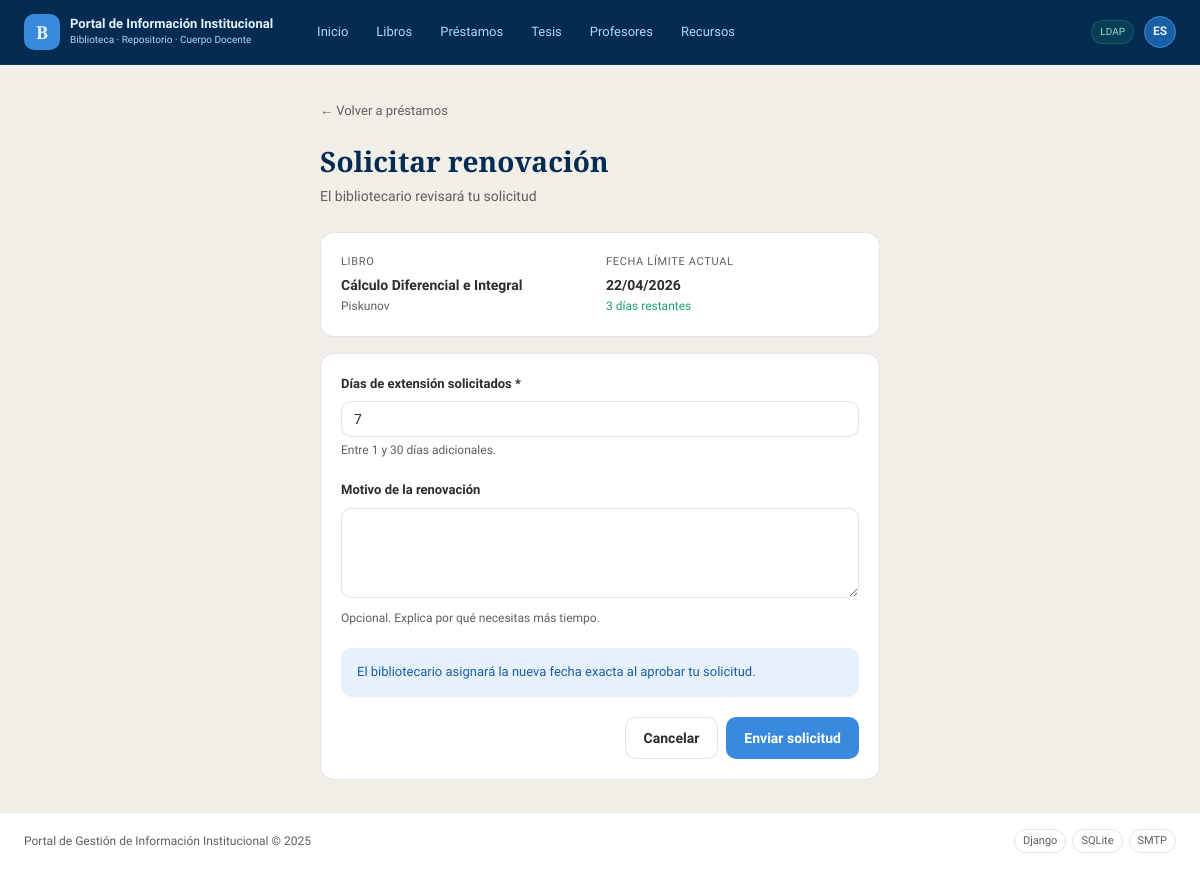
The app's page /biblioteca/prestamos/8/renovar/ (signed in) with its own data.
### biblioteca/models.py (models this page shows, shortened)
class Prestamo(models.Model):
    ESTADO_CHOICES = [
        ('activo',     'Activo'),
        ('devuelto',   'Devuelto'),
        ('vencido',    'Vencido'),
    ]
    ejemplar      = models.ForeignKey(Ejemplar, on_delete=models.PROTECT,
                                       related_name='prestamos')
    usuario       = models.ForeignKey(User, on_delete=models.PROTECT,
                                       related_name='prestamos')
    fecha_prestamo  = models.DateTimeField(auto_now_add=True)
    fecha_devolucion = models.DateField(verbose_name='Fecha límite de devolución')
    fecha_devuelto  = models.DateTimeField(null=True, blank=True)
    estado          = models.CharField(max_length=20, choices=ESTADO_CHOICES,
                                        default='activo')
    notas           = models.TextField(blank=True)
    registrado_por  = models.ForeignKey(User, on_delete=models.SET_NULL,
                                         null=True, related_name='prestamos_registrados')
    class Meta:
        verbose_name        = 'Préstamo'
        verbose_name_plural = 'Préstamos'
        ordering            = ['-fecha_prestamo']
    def esta_vencido(self):
        if self.estado == 'devuelto':
            return False
        return timezone.now().date() > self.fecha_devolucion
    def dias_restantes(self):
        delta = self.fecha_devolucion - timezone.now().date()
        return delta.days

class Ejemplar(models.Model):
    ESTADO_CHOICES = [
        ('disponible', 'Disponible'),
        ('prestado',   'Prestado'),
        ('reservado',  'Reservado'),
        ('deteriorado','Deteriorado'),
    ]
    libro    = models.ForeignKey(Libro, on_delete=models.CASCADE, related_name='ejemplares')
    codigo   = models.CharField(max_length=50, unique=True, verbose_name='Código')
    estado   = models.CharField(max_length=20, choices=ESTADO_CHOICES, default='disponible')
    ubicacion = models.CharField(max_length=100, blank=True,
                                  verbose_name='Ubicación en estantería')
    notas    = models.TextField(blank=True)
    class Meta:
        verbose_name        = 'Ejemplar'
        verbose_name_plural = 'Ejemplares'

class Libro(models.Model):
    titulo    = models.CharField(max_length=300)
    autor     = models.CharField(max_length=200)
    editorial = models.CharField(max_length=200, blank=True)
    anio      = models.PositiveIntegerField(verbose_name='Año', null=True, blank=True)
    isbn      = models.CharField(max_length=20, blank=True, unique=True, null=True)
    categoria = models.ForeignKey(Categoria, on_delete=models.SET_NULL,
                                  null=True, blank=True, related_name='libros')
    descripcion  = models.TextField(blank=True)
    portada      = models.ImageField(upload_to='portadas/', null=True, blank=True)
    fecha_registro = models.DateTimeField(auto_now_add=True)
    class Meta:
        verbose_name        = 'Libro'
        verbose_name_plural = 'Libros'
        ordering            = ['titulo']

### biblioteca/views.py (the view, shortened to what this page needs)
# urls.py: path('prestamos/<int:prestamo_pk>/renovar/',  views.renovacion_crear,   name='renovacion_crear'),
@rol_requerido('estudiante', 'profesor', 'bibliotecario')
def renovacion_crear(request, prestamo_pk):
    prestamo = get_object_or_404(Prestamo, pk=prestamo_pk, usuario=request.user)
    if prestamo.estado == 'devuelto':
        messages.error(request, 'Este préstamo ya fue devuelto.')
        return redirect('biblioteca:prestamo_list')
    renovacion_pendiente = RenovacionPrestamo.objects.filter(
        prestamo=prestamo,
        estado='pendiente'
    ).exists()
    if renovacion_pendiente:
        messages.warning(request, 'Ya tienes una solicitud de renovación pendiente para este préstamo.')
        return redirect('biblioteca:prestamo_list')
    form = RenovacionForm(request.POST or None)
    return render(request, 'biblioteca/renovacion_form.html', {
        'form':     form,
        'prestamo': prestamo,
    })

### biblioteca/forms.py (shortened to what this page needs)
class RenovacionForm(forms.ModelForm):
    class Meta:
        model   = RenovacionPrestamo
        fields  = ['dias_solicitados', 'motivo']
        widgets = {
            'motivo': forms.Textarea(attrs={'rows': 3}),
        }
    def __init__(self, *args, **kwargs):
        super().__init__(*args, **kwargs)
        for name, field in self.fields.items():
            field.widget.attrs['class'] = 'form-control'
            if field.required:
                field.widget.attrs['required'] = 'required'
        self.fields['dias_solicitados'].widget.attrs['min'] = 1
        self.fields['dias_solicitados'].widget.attrs['max'] = 30

### biblioteca/context_processors.py (called while the page is built, shortened)
def rol_usuario(request):
    if request.user.is_authenticated:
        rol = get_rol(request.user)
        return {
            'rol_usuario':        rol,
            'es_bibliotecario':   rol == 'bibliotecario' or request.user.is_staff,
            'es_estudiante':      rol == 'estudiante',
            'es_profesor':        rol == 'profesor',
            'es_visitante':       rol == 'visitante',
        }

### biblioteca/decoradores.py (called while the page is built, shortened)
def get_rol(user):
    try:
        return user.perfil.rol
    except PerfilUsuario.DoesNotExist:
        return 'visitante'

def rol_requerido(*roles_permitidos):
    def decorator(view_func):
        @wraps(view_func)
        def wrapper(request, *args, **kwargs):
            if not request.user.is_authenticated:
                return redirect('login')
            rol = get_rol(request.user)
            return view_func(request, *args, **kwargs)
        return wrapper
    return decorator

### templates/biblioteca/renovacion_form.html (shortened to what this page needs)
{% extends 'base.html' %}
{% block content %}
<div style="max-width:560px; margin:0 auto;">
  <div style="margin-bottom:1rem;">
    <a href="{% url 'biblioteca:prestamo_list' %}"
       style="font-size:13px; color:var(--gris-medio);">← Volver a préstamos</a>
  </div>
  <div class="page-header">
    <div>
      <h1 class="page-header__title">Solicitar renovación</h1>
      <p class="page-header__sub">El bibliotecario revisará tu solicitud</p>
    </div>
  </div>
  <div class="card" style="margin-bottom:1rem;">
    <div style="display:grid; grid-template-columns:1fr 1fr; gap:12px; font-size:14px;">
      <div>
        <div style="font-size:11px; color:var(--gris-medio); text-transform:uppercase;
                    letter-spacing:.06em; margin-bottom:4px;">Libro</div>
        <div style="font-weight:600;">{{ prestamo.ejemplar.libro.titulo }}</div>
        <div style="font-size:12px; color:var(--gris-medio);">
          {{ prestamo.ejemplar.libro.autor }}
        </div>
      </div>
      <div>
        <div style="font-size:11px; color:var(--gris-medio); text-transform:uppercase;
                    letter-spacing:.06em; margin-bottom:4px;">Fecha límite actual</div>
        <div style="font-weight:600;
                    color:{% if prestamo.esta_vencido %}var(--rojo){% else %}var(--gris-texto){% endif %};">
          {{ prestamo.fecha_devolucion|date:"d/m/Y" }}
        </div>
        {% if prestamo.esta_vencido %}
          <div style="font-size:12px; color:var(--rojo);">
            Vencido hace {{ prestamo.dias_retraso }} día{{ prestamo.dias_retraso|pluralize }}
          </div>
        {% else %}
          <div style="font-size:12px; color:var(--verde);">
            {{ prestamo.dias_restantes }} día{{ prestamo.dias_restantes|pluralize }} restantes
          </div>
        {% endif %}
      </div>
    </div>
  </div>
  <div class="card">
    <form method="post">
      <div class="form-group">
        <label>Días de extensión solicitados *</label>
        {{ form.dias_solicitados }}
        <div class="help-text">Entre 1 y 30 días adicionales.</div>
      </div>
      <div class="form-group">
        <label>Motivo de la renovación</label>
        {{ form.motivo }}
        <div class="help-text">Opcional. Explica por qué necesitas más tiempo.</div>
      </div>
      <div style="background:var(--azul-fondo); border-radius:var(--radio-md);
                  padding:0.875rem 1rem; margin-bottom:1.25rem;
                  font-size:13px; color:var(--azul);">
        El bibliotecario asignará la nueva fecha exacta al aprobar tu solicitud.
      </div>
      <div style="display:flex; justify-content:flex-end; gap:8px;">
        <a href="{% url 'biblioteca:prestamo_list' %}" class="btn btn--secondary">Cancelar</a>
        <button type="submit" class="btn btn--primary">Enviar solicitud</button>
      </div>
    </form>
  </div>
</div>
{% endblock %}

### templates/includes/navbar.html (shortened to what this page needs)
{% load static %}
<header class="navbar">
  <div class="navbar__inner">
    <a href="{% url 'home' %}" class="navbar__brand">
      <div class="navbar__logo">B</div>
      <div>
        <div class="navbar__title">Portal de Información Institucional</div>
        <div class="navbar__sub">Biblioteca · Repositorio · Cuerpo Docente</div>
      </div>
    </a>
    <nav class="navbar__nav">
      <a href="{% url 'home' %}" class="nav-link {% if request.resolver_match.url_name == 'home' %}nav-link--active{% endif %}">Inicio</a>
      <a href="{% url 'biblioteca:libro_list' %}" class="nav-link">Libros</a>
      <a href="{% url 'biblioteca:prestamo_list' %}" class="nav-link">Préstamos</a>
      <a href="{% url 'biblioteca:tesis_list' %}" class="nav-link">Tesis</a>
      <a href="{% url 'biblioteca:profesor_list' %}" class="nav-link">Profesores</a>
      <a href="{% url 'biblioteca:recurso_list' %}" class="nav-link">Recursos</a>
    </nav>
    <div class="navbar__auth">
      {% if user.is_authenticated %}
        <span class="ldap-badge">LDAP</span>
        <div class="user-menu">
          <div class="user-avatar">{{ user.username|slice:":2"|upper }}</div>
        </div>
      {% else %}
        <a href="{% url 'login' %}" class="btn btn--primary btn--sm">Iniciar sesión</a>
      {% endif %}
    </div>
  </div>
</header>

### static/css/main.css (style rules this page uses)
:root { --azul-oscuro: #042C53; --azul-medio: #0C447C; --azul: #185FA5; --azul-claro: #378ADD; --azul-palido: #B5D4F4; --azul-fondo: #E6F1FB; --verde: #1D9E75; --verde-fondo: #E1F5EE; --rojo: #E24B4A; --rojo-fondo: #FCEBEB; --ambar: #EF9F27; --ambar-fondo: #FAEEDA; --gris-texto: #2C2C2A; --gris-medio: #5F5E5A; --gris-suave: #B4B2A9; --gris-fondo: #F1EFE8; --blanco: #ffffff; --borde: rgba(44,44,42,0.12); --sombra: 0 1px 4px rgba(0,0,0,0.08); --radio-sm: 6px; --radio-md: 10px; --radio-lg: 14px; --radio-pill: 999px; --fuente-titulo: 'Playfair Display', Georgia, serif; --fuente-cuerpo: 'Source Sans 3', system-ui, sans-serif; }
*, *::before, *::after { box-sizing: border-box; margin: 0; padding: 0; }
html { font-size: 16px; }
body { font-family: var(--fuente-cuerpo); background: var(--gris-fondo); color: var(--gris-texto); line-height: 1.6; min-height: 100vh; display: flex; flex-direction: column; }
a { color: var(--azul-claro); text-decoration: none; }
.navbar { background: var(--azul-oscuro); position: sticky; top: 0; z-index: 100; border-bottom: 1px solid rgba(255,255,255,0.06); }
.navbar__inner { max-width: 1280px; margin: 0 auto; padding: 0 1.5rem; height: 64px; display: flex; align-items: center; gap: 2rem; }
.navbar__brand { display: flex; align-items: center; gap: 10px; text-decoration: none; flex-shrink: 0; }
.navbar__logo { width: 36px; height: 36px; border-radius: var(--radio-md); background: var(--azul-claro); display: flex; align-items: center; justify-content: center; font-family: var(--fuente-titulo); font-size: 18px; font-weight: 700; color: var(--azul-fondo); }
.navbar__title { font-size: 13px; font-weight: 600; color: var(--azul-fondo); line-height: 1.2; }
.navbar__sub { font-size: 10px; color: var(--azul-palido); font-weight: 300; }
.navbar__nav { display: flex; align-items: center; gap: 4px; flex: 1; }
.nav-link { font-size: 13px; color: var(--azul-palido); font-weight: 400; padding: 6px 12px; border-radius: var(--radio-pill); transition: background 0.15s, color 0.15s; }
.navbar__auth { display: flex; align-items: center; gap: 10px; margin-left: auto; }
.ldap-badge { font-size: 10px; color: #9FE1CB; background: rgba(29,158,117,0.15); border: 1px solid rgba(29,158,117,0.35); padding: 3px 8px; border-radius: var(--radio-pill); }
.user-menu { position: relative; }
.user-avatar { width: 32px; height: 32px; border-radius: 50%; background: var(--azul); border: 1px solid var(--azul-claro); display: flex; align-items: center; justify-content: center; font-size: 12px; font-weight: 600; color: var(--azul-fondo); cursor: pointer; user-select: none; }
.btn { display: inline-flex; align-items: center; gap: 6px; padding: 9px 18px; border-radius: var(--radio-md); font-size: 14px; font-weight: 600; font-family: var(--fuente-cuerpo); cursor: pointer; border: none; transition: opacity 0.15s, transform 0.1s; text-decoration: none; }
.btn--primary { background: var(--azul-claro); color: var(--blanco); }
.btn--secondary { background: var(--blanco); color: var(--gris-texto); border: 1px solid var(--borde); }
.card { background: var(--blanco); border: 1px solid var(--borde); border-radius: var(--radio-lg); padding: 1.25rem; }
.form-group { margin-bottom: 1.25rem; }
.form-group label { display: block; font-size: 13px; font-weight: 600; color: var(--gris-texto); margin-bottom: 0.4rem; }
.form-group input, .form-group select, .form-group textarea { width: 100%; padding: 9px 12px; border: 1px solid var(--borde); border-radius: var(--radio-md); font-size: 14px; font-family: var(--fuente-cuerpo); color: var(--gris-texto); background: var(--blanco); transition: border-color 0.15s; }
.form-group textarea { resize: vertical; min-height: 90px; }
.form-group .help-text { font-size: 12px; color: var(--gris-medio); margin-top: 4px; }
.page-header { display: flex; align-items: flex-start; justify-content: space-between; margin-bottom: 1.5rem; }
.page-header__title { font-family: var(--fuente-titulo); font-size: 28px; font-weight: 700; color: var(--azul-oscuro); }
.page-header__sub { font-size: 14px; color: var(--gris-medio); margin-top: 2px; }

### records on screen
Prestamo: ejemplar.libro.titulo "Cálculo Diferencial e Integral", ejemplar.libro.autor "Piskunov", fecha_devolucion "22/04/2026", dias_restantes "3"

### other values on screen
{{ user.username|slice:":2"|upper }} "ES"
